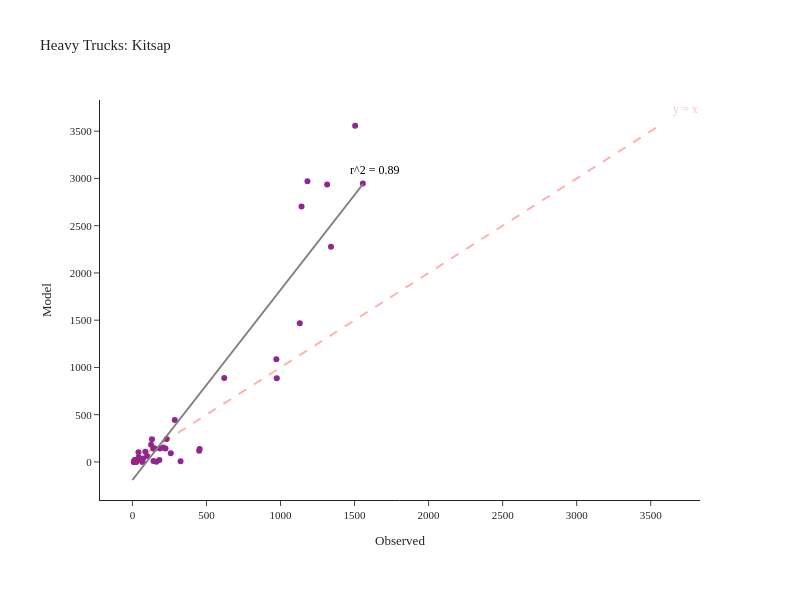

The notebook cell this image was saved under:
### Code cell
fig = create_truck_chart(df_daily_heavy, 'Heavy', 'Kitsap')
fig.show()

### Figure 1 — Plotly figure (JSON) as saved in the notebook; plotly's stock layout.template omitted (floating-point values rounded to 4 significant figures)
{"data": [{"customdata": [["SR-16  N/O SR-302 NB/SB", "Kitsap"], ["SR-16 N/O SR-160 NB/SB", "Kitsap"], ["SR-16 N/O Tremont NB/SB", "Kitsap"], ["SR-16 S/O SR-3 NB", "Kitsap"], ["SR-104 @ Hood Canal Bridge WB/EB", "Kitsap"], ["SR-104 E/O Hood Canal Bridge WB/EB", "Kitsap"], ["SR-104 N/O Pt Gamble Rd WB/EB", "Kitsap"], ["SR-104 E/O SR-307 WB/EB", "Kitsap"], ["SR-104 E/O Hansville WB/EB", "Kitsap"], ["SR-160 @ SR-16 WB/EB", "Kitsap"], ["SR-160 E/O Long Lake Rd WB/EB", "Kitsap"], ["SR-160 W/O Banner WB/EB", "Kitsap"], ["SR-160 E/O Peterson WB/EB", "Kitsap"], ["SR-160 S/O Southworth Dr WB/EB", "Kitsap"], ["SR-166 E/O SR-16 WB/EB", "Kitsap"], ["SR-3 E/O Sunset Way NB/SB", "Kitsap"], ["SR-3 N/O SR-305 NB/SB", "Kitsap"], ["SR-3 S/O Newberry Hill Rd NB/SB", "Kitsap"], ["SR-3 @ SR-304 NB/SB", "Kitsap"], ["SR-3 NE of SR-16 NB/SB", "Kitsap"], ["SR-3 W/O Lake Flora Rd NB/SB", "Kitsap"], ["SR-303 E/O SR-3 NB/SB", "Kitsap"], ["SR-303 N/O 11th St NB/SB", "Kitsap"], ["SR-303 N/O SR-304 NB/SB", "Kitsap"], ["SR-304 E/O SR-3 WB/EB", "Kitsap"], ["SR-304 W/O Naval WB/EB", "Kitsap"], ["SR-305 W/O SR-307 WB/EB", "Kitsap"], ["SR-305 W/O Suquamish Way WB/EB", "Kitsap"], ["SR-305 N/O Day Rd WB/EB", "Kitsap"], ["SR-305 N/O High School Rd WB/EB", "Kitsap"], ["SR-305 S/O Winslow Way WB/EB", "Kitsap"], ["SR-305 @ Ferry Ramp WB/EB", "Kitsap"], ["SR-307 W/O SR-104 NB/SB", "Kitsap"], ["SR-307 N/O Gunderson NB/SB", "Kitsap"], ["SR-307 S/O Gunderson NB/SB", "Kitsap"], ["SR-307 N/O SR-305 NB/SB", "Kitsap"], ["SR-308 @ SR-3 WB/EB", "Kitsap"], ["SR-308 E/O SR-3 WB/EB", "Kitsap"], ["SR-308 E/O Silverdale Way WB/EB", "Kitsap"], ["SR-308 W/O Brownsville Hwy WB/EB", "Kitsap"], ["SR-310 @ SR-3 WB/EB", "Kitsap"], ["SR-310 W/O Callow WB/EB", "Kitsap"]], "hovertemplate": "Observed=%{x}<br>Model=%{y}<br>location=%{customdata[0]}<br>County=%{customdata[1]}<extra></extra>", "legendgroup": "", "line": {"color": "Grey", "width": 2}, "marker": {"color": "#91268F", "symbol": "circle"}, "mode": "markers", "name": "", "orientation": "v", "showlegend": false, "type": "scatter", "x": [1504, 1182, 1315, 1130, 620, 69, 66, 151, 87, 126, 33, 28, 19, 14, 162, 975, 972, 1341, 1142, 1556, 325, 182, 208, 99, 231, 141, 286, 454, 451, 259, 11, 9, 223, 186, 146, 132, 42, 41, 71, 24, 142, 24], "xaxis": "x", "y": [3557, 2971, 2937, 1468, 889, 2, 2, 143, 107, 183, 17, 17, 19, 20, 2, 887, 1086, 2276, 2702, 2947, 8, 20, 153, 63, 244, 142, 444, 138, 118, 92, 0, 0, 142, 142, 143, 239, 51, 103, 36, 0, 10, 0], "yaxis": "y"}, {"hovertemplate": "Observed=%{x}<br>Model=%{y}<extra></extra>", "legendgroup": "", "line": {"color": "Grey", "dash": "solid", "width": 2}, "marker": {"symbol": "circle"}, "mode": "lines", "name": "", "orientation": "v", "showlegend": false, "type": "scatter", "x": [0.0, 15.72, 31.43, 47.15, 62.87, 78.59, 94.3, 110.0, 125.7, 141.5, 157.2, 172.9, 188.6, 204.3, 220.0, 235.8, 251.5, 267.2, 282.9, 298.6, 314.3, 330.1, 345.8, 361.5, 377.2, 392.9, 408.6, 424.4, 440.1, 455.8, 471.5, 487.2, 502.9, 518.7, 534.4, 550.1, 565.8, 581.5, 597.3, 613.0, 628.7, 644.4, 660.1, 675.8, 691.6, 707.3, 723.0, 738.7, 754.4, 770.1, 785.9, 801.6, 817.3, 833.0, 848.7, 864.4, 880.2, 895.9, 911.6, 927.3, 943.0, 958.7, 974.5, 990.2, 1006.0, 1022.0, 1037.0, 1053.0, 1069.0, 1084.0, 1100.0, 1116.0, 1132.0, 1147.0, 1163.0, 1179.0, 1195.0, 1210.0, 1226.0, 1242.0, 1257.0, 1273.0, 1289.0, 1305.0, 1320.0, 1336.0, 1352.0, 1367.0, 1383.0, 1399.0, 1415.0, 1430.0, 1446.0, 1462.0, 1477.0, 1493.0, 1509.0, 1525.0, 1540.0, 1556.0], "xaxis": "x", "y": [-190.9, -159.3, -127.7, -96.05, -64.44, -32.83, -1.227, 30.38, 61.99, 93.6, 125.2, 156.8, 188.4, 220.0, 251.6, 283.2, 314.9, 346.5, 378.1, 409.7, 441.3, 472.9, 504.5, 536.1, 567.7, 599.3, 630.9, 662.5, 694.1, 725.8, 757.4, 789.0, 820.6, 852.2, 883.8, 915.4, 947.0, 978.6, 1010.0, 1042.0, 1073.0, 1105.0, 1137.0, 1168.0, 1200.0, 1231.0, 1263.0, 1295.0, 1326.0, 1358.0, 1390.0, 1421.0, 1453.0, 1484.0, 1516.0, 1548.0, 1579.0, 1611.0, 1642.0, 1674.0, 1706.0, 1737.0, 1769.0, 1800.0, 1832.0, 1864.0, 1895.0, 1927.0, 1958.0, 1990.0, 2022.0, 2053.0, 2085.0, 2117.0, 2148.0, 2180.0, 2211.0, 2243.0, 2275.0, 2306.0, 2338.0, 2369.0, 2401.0, 2433.0, 2464.0, 2496.0, 2527.0, 2559.0, 2591.0, 2622.0, 2654.0, 2685.0, 2717.0, 2749.0, 2780.0, 2812.0, 2843.0, 2875.0, 2907.0, 2938.0], "yaxis": "y"}], "layout": {"annotations": [{"align": "right", "font": {"color": "pink", "size": 12}, "showarrow": false, "text": "y = x", "x": 3735.0, "y": 3735.0}, {"align": "right", "font": {"color": "black", "size": 12}, "showarrow": false, "text": "r^2 = 0.89", "x": 1634.0, "y": 3085.0}], "height": 600, "legend": {"tracegroupgap": 0}, "margin": {"b": 100, "l": 100, "r": 100, "t": 100}, "shapes": [{"line": {"color": "Red", "dash": "dash", "width": 2}, "type": "line", "x0": 0, "x1": 3557, "y0": 0, "y1": 3557}], "title": {"text": "Heavy Trucks: Kitsap"}, "width": 800, "xaxis": {"anchor": "y", "domain": [0.0, 1.0], "title": {"text": "Observed"}}, "yaxis": {"anchor": "x", "domain": [0.0, 1.0], "title": {"text": "Model"}}}}
